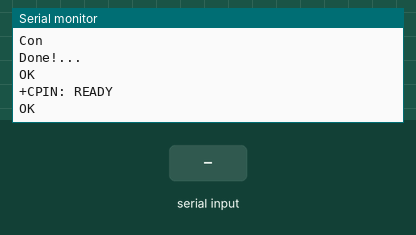
Simulated run of this sketch. Board: Arduino Uno, built with avr-gcc and run on an emulated ATmega328P. Parts: the last lines printed to the serial monitor. The inputs (shaded band) are chosen by the test bench. The modem accepts every AT command (registered, SIM ready, sends succeed) and sends nothing else.

Above: at 4.8 s.
4.9 s: "1" received over the second serial link
At 5.6 s:
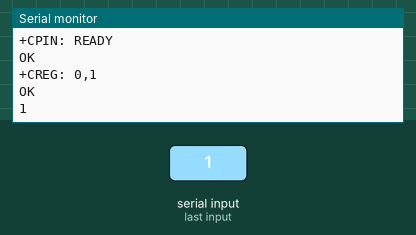
6.8 s: "0" received over the second serial link
At 7.6 s:
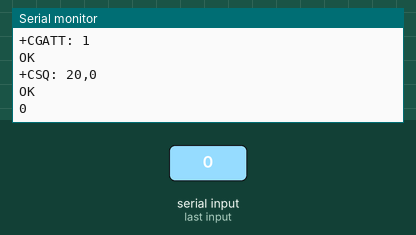
8.7 s: "2" received over the second serial link
At 10.4 s:
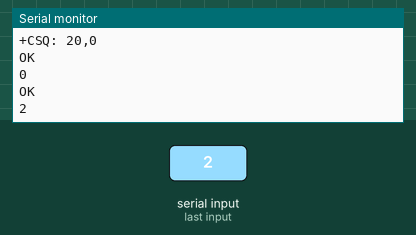

The sketch:

https.ino
```cpp
#include <SoftwareSerial.h>
SoftwareSerial gprsSerial(7, 8);
void setup()
{
  gprsSerial.begin(4800);
  Serial.begin(4800);

  Serial.println("Con");
  delay(2000);
  Serial.println("Done!...");
  gprsSerial.flush();
  Serial.flush();


  // See if the SIM900 is ready
  gprsSerial.println("AT");
  delay(1000);
  toSerial();

  // SIM card inserted and unlocked?
  gprsSerial.println("AT+CPIN?");
  delay(1000);
  toSerial();

  // Is the SIM card registered?
  gprsSerial.println("AT+CREG?");
  delay(1000);
  toSerial();

  // Is GPRS attached?
  gprsSerial.println("AT+CGATT?");
  delay(1000);
  toSerial();

  // Check signal strength
  gprsSerial.println("AT+CSQ ");
  delay(1000);
  toSerial();

  // Set connection type to GPRS
  gprsSerial.println("AT+SAPBR=3,1,\"Contype\",\"GPRS\"");
  delay(2000);
  toSerial();

  // Set the APN
  gprsSerial.println("AT+SAPBR=3,1,\"APN\",\"web\"");
  delay(2000);
  toSerial();

  // Enable GPRS
  gprsSerial.println("AT+SAPBR=1,1");
  delay(10000);
  toSerial();

  // Check to see if connection is correct and get your IP address
  gprsSerial.println("AT+SAPBR=2,1");
  delay(2000);
  toSerial();

}


void loop()
{
   // initialize http service
   gprsSerial.println("AT+HTTPINIT");
   delay(2000);
   toSerial();

   // set http param value
   // ToDO : send dynamic value
   gprsSerial.println("AT+HTTPPARA=\"URL\",\"http://lennart-schiffers.de/index.php/?lat=788798");
   delay(4000);
   toSerial();

   //gprsSerial.println("");
   gprsSerial.println("AT+HTTPACTION=1");
   toSerial();
   delay(6000);

   gprsSerial.println("AT+HTTPREAD");
   toSerial();
   delay(300);

   gprsSerial.println("AT+HTTPTERM");
   toSerial();
   delay(300);

}

void toSerial()
{
  while(gprsSerial.available()!=0)
  {
    Serial.write(gprsSerial.read());
  }
}
```

Measured:
- after the input at 4.9 s, the serial monitor: prints a new line after 0.21 s (image 1)
- after the input at 6.8 s, the serial monitor: prints a new line after 0.36 s (image 2)
- after the input at 8.7 s, the serial monitor: prints a new line after 0.50 s (image 3)
